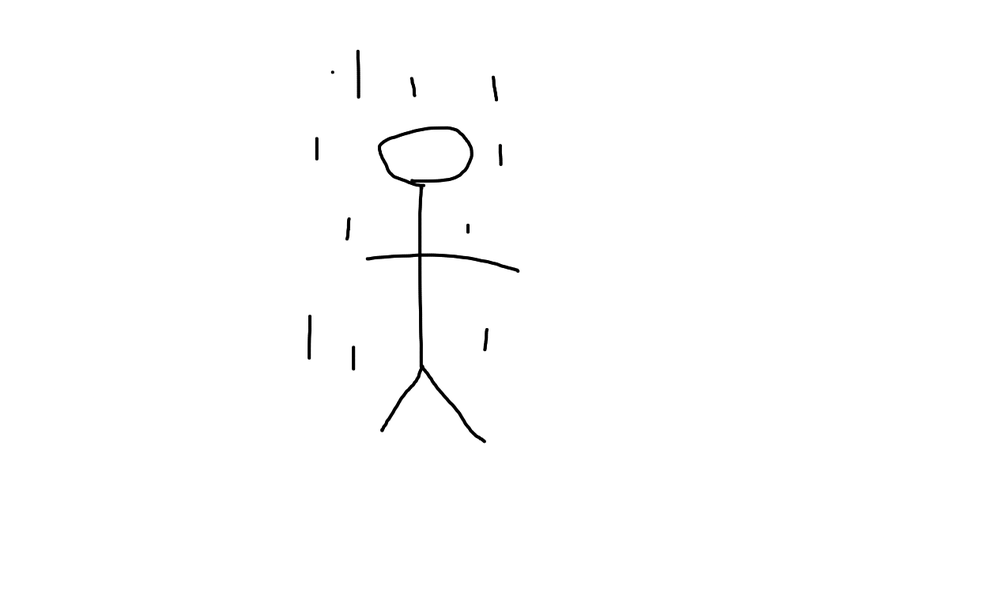
#> input picture img/FotoLluvia.png, 1000 x 604 px, shrunk from 1265 x 764 before the run, found by its file name
$ python clase4.py
#> lines starting #> are read from the running program, lines starting #| are printed output that depends on the picture; after the words box and inside, x2 and y2 are one past the last pixel; in counts of white or black regions, pixels touching at a corner belong together
# [8 lines of commented-out code are left out]

import cv2
import matplotlib.pyplot as plt
import numpy as np

# imagen inventada
bw = [
    [0, 0, 0, 0, 0, 0, 0, 0],
    [0, 1, 1, 1, 1, 1, 0, 0],
    [0, 1, 1, 1, 1, 1, 0, 0],
    [0, 1, 1, 1, 1, 1, 1, 0],
    [0, 1, 1, 1, 1, 1, 1, 0],
    [0, 0, 1, 1, 1, 1, 1, 0],
    [0, 0, 0, 1, 1, 1, 1, 0],
    [0, 0, 0, 0, 0, 0, 0, 0],
]

# transformamos los datos a uint8
bw = np.array(bw, dtype="uint8")

cnt, h = cv2.findContours(bw, cv2.RETR_EXTERNAL, cv2.CHAIN_APPROX_NONE)
coords = np.vstack(cnt[0])
x, y = zip(*coords)

signal = np.array(x) + 1j * np.array(y)

fft = np.fft.fft(signal)
plt.bar(np.arange(len(signal)), np.abs(fft))

np.sort(np.abs(fft))[::-1]

# [7 lines of commented-out code are left out]

im = cv2.imread("FotoLluvia.png")
#> im is the input picture: shape (604, 1000, 3); mean B, G, R 253.6, 253.6, 253.6
gray = cv2.cvtColor(im, cv2.COLOR_BGR2GRAY)
bw = (gray < 128) * 1
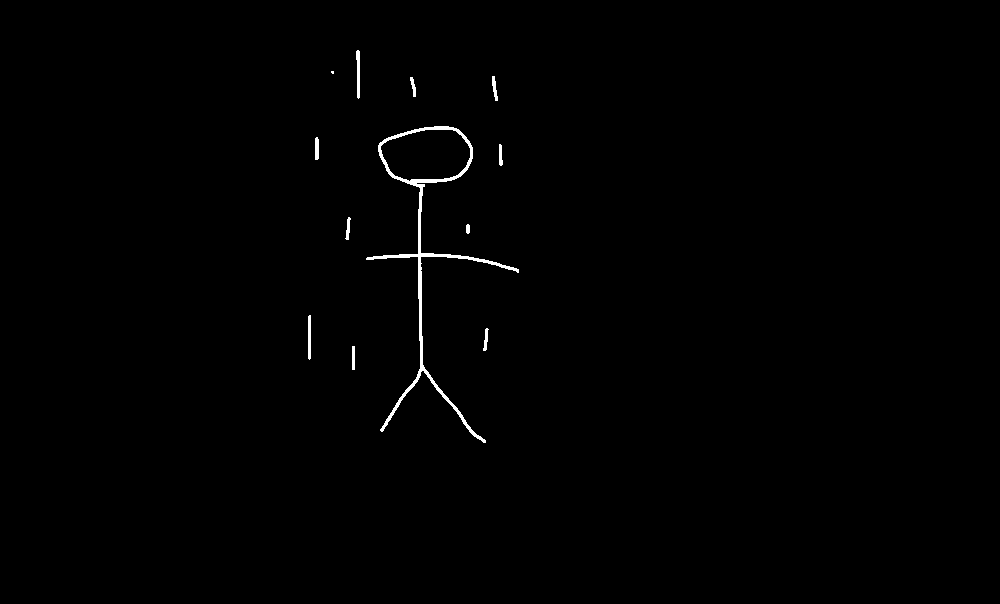
#> bw: shape (604, 1000) int64; values 0 (black) and 1 (white), 0.56% white; 12 white regions (1 under 20 px), largest, box (x1, y1, x2, y2) and area: (366, 126, 519, 443) 2520, (356, 50, 360, 99) 153, (308, 315, 311, 360) 132

plt.imshow(bw)
plt.show()
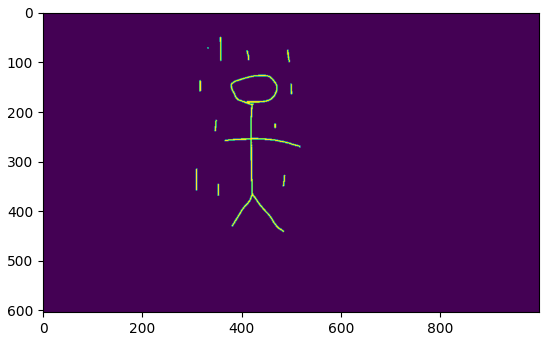
#> figure drawn by matplotlib, 1 panel
